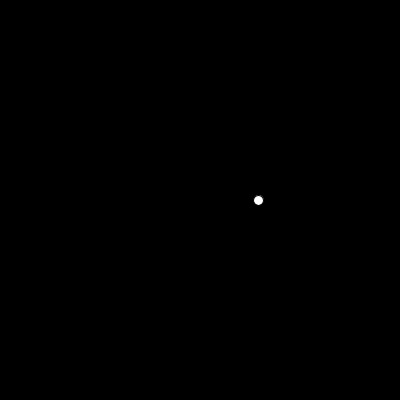
Frame 1 (no input)
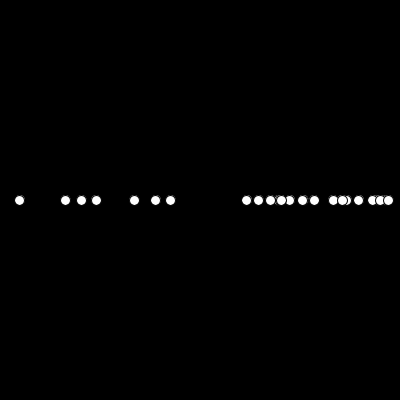
Frame 60 (the mouse pressed at the canvas centre just before this capture)
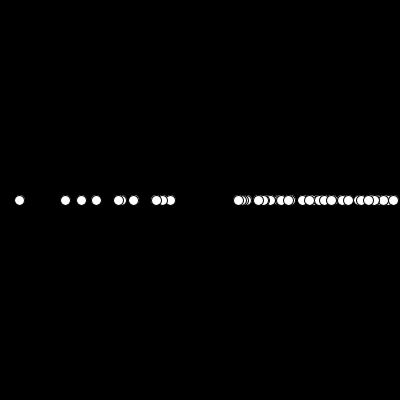
Frame 120 (the mouse held since frame 60 and released just before this capture)

The Processing sketch that drew these frames (run headless with seeded random() and noise(); from frame 60 on, the mouse is pressed at the canvas centre):

// Processing sketch: Random_Higher
// ── Random_Higher.pde
void setup(){
  background(0);
  size(400,400);
}

void draw(){
  float r1 = random(0,width);
  float r2 = random(0,width);
  
  if(r2 < r1){  //higher numbers are more likely to get picked
    stroke(10);
    ellipse(r1,height/2,10,10);
  }
}
